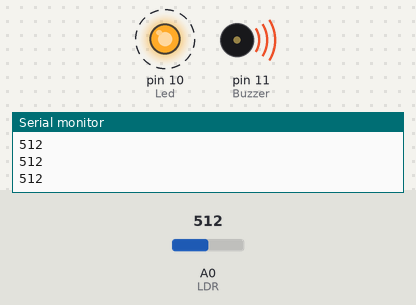
Recording of a sketch running on a simulated Arduino Uno, built with avr-gcc and run on an emulated ATmega328P. Parts: output pins drawn as LEDs (lit = HIGH), buzzer (waves = sounding), the last lines printed to the serial monitor. Dashed ring = blinking. The inputs (shaded band) are chosen by the test bench; at power-on: A0 (LDR) = 512.

Above: at 1.25 s.
1.3 s: A0 (LDR) set to 985
4.3 s: A0 (LDR) set to 1006
At 5.5 s:
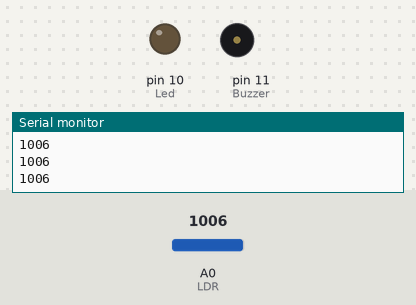
5.8 s: A0 (LDR) set to 990
At 6.05 s:
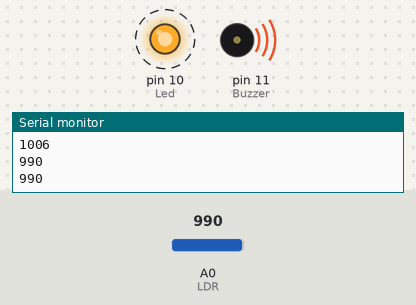
8.8 s: A0 (LDR) set to 1010
Timing chart, 0 to 11.3 s (numbered marks = the images above; inputs shaded):
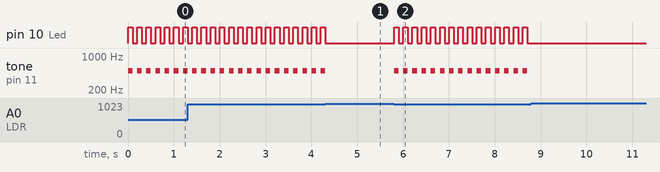

Measured:
- the behaviour switches between 999 and 1000 on A0 (LDR) (found by bisection; images 0 and 1)
- after the input at 4.3 s, pin 10 (Led): goes on until 4.3 s, then stays LOW; tone on pin 11 (Buzzer): goes on until 4.3 s, then stays silent
- after the input at 5.8 s, pin 10 (Led): alternates HIGH for 0.10 s and LOW for 0.10 s, starting at once; tone on pin 11 (Buzzer): alternates 500 Hz for 0.10 s and silent for 0.10 s, starting at once
- after the input at 8.8 s, pin 10 (Led): stops changing and stays LOW; tone on pin 11 (Buzzer): stops changing and stays silent
- by itself, pin 10 (Led): alternates HIGH for 0.10 s and LOW for 0.10 s
- by itself, tone on pin 11 (Buzzer): alternates 500 Hz for 0.10 s and silent for 0.10 s

The sketch:

guvenlik_sistemi.ino
```cpp
#define LDR A0
#define Buzzer 11
#define Led 10
int deger;
void setup() {
  Serial.begin(9600);
  pinMode(Buzzer, OUTPUT);
  pinMode(Led,OUTPUT);
}

void loop() {
deger = analogRead(LDR);
Serial.println(deger);
if(deger<1000){
  digitalWrite(Led, HIGH);
  tone(Buzzer, 500);
  delay(100);
  digitalWrite(Led,LOW);
  noTone(Buzzer);
  delay(100);

}


}
```
